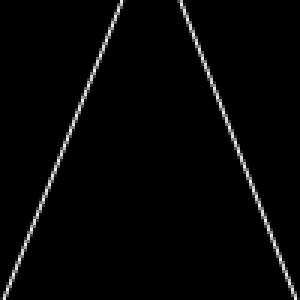
#> input picture Proyectos/AutoPylot/Road1/road0.png, 100 x 100 px, found by its file name (shown 3 times larger)
$ python autopylot.py
#> lines starting #> are read from the running program, lines starting #| are printed output that depends on the picture
### Proyectos/Final/Regresiones.py
# Practica Regesion Lineal
# Mario Valverde

from sympy import symbols, lambdify
import pandas as pd
import matplotlib.pyplot as plt
import numpy as np

X = symbols('x')


class NumMethods:

    def __init__(self, Xs, Ys):
        self.puntosX = Xs
        self.puntosY = Ys

    # [30 lines left out: functions linear, grafica, not called in this run]

    def polinomial(self, deg):
        x = self.puntosX
        y = self.puntosY

        deg += 1

        n = len(x)

        x_sums = [n]
        xy_sums = [sum(y)]

        for i in range(deg*deg):
            x_sums.append(sum([j**(i+1) for j in x]))

        for i in range(deg):
            xy_sums.append(sum([y[j]*x[j]**(i+1) for j in range(n)]))

        matrix = np.zeros((deg, deg))

        matrixY = np.zeros((deg, 1))

        for row in range(deg):
            for col in range(deg):
                matrix[row][col] = x_sums[col+row]

            matrixY[row] = xy_sums[row]

        coeficientes = np.linalg.solve(matrix, matrixY).tolist()

        expr = 0

        for i in range(len(coeficientes)):
            ai = coeficientes[i][0]
            expr += ai*X**i

        print('\n\n', expr)

        self.expr = expr
        return expr

    # [37 lines left out: functions error, main, not called in this run]

# [10 lines of commented-out code are left out]


# [2 lines that do not run on import are left out]

### Proyectos/Final/autopylot.py
import matplotlib.image as mpimg
import matplotlib.pyplot as plt
import numpy as np
from sympy.utilities.lambdify import lambdify
from Regresiones import NumMethods
from sympy import symbols
from pprint import pprint
x = symbols('x')


class Autopylot:

    def pylot(self):
        img_num = 0
        # rango de datos que servirá para las gráficas
        a = np.arange(20, 80, 1)
        # listas con trayectoria y control total
        total_tray = []
        total_control = []

        while True:
            try:  # lectura de la imagen
                img = mpimg.imread(f'road{img_num}.png')
            except:
                print("FIN DEL CAMINO")
                break

            n = len(img)  # pixeles de la imagen (debe ser cuadrada)

            # identificación de los puntos de los bordes del camino
            # y transformación en horizontal
            Xs = []
            Ys = []
            matriz = np.zeros((n, n))
            for row in range(99, -1, -1):
                for col in range(99, -1, -1):
                    if img[row][col][0] > 0:
                        matriz[row][col] = 1
                        print(row, col)
                        Xs.append(100-row)
                        Ys.append(100-col)

            # separamos los bordes del camino en conjuntos de puntos diferentes
            X1, Y1, X2, Y2 = self.split_lines(Xs, Ys)

            # interpolaciones
            NM1 = NumMethods(X1, Y1)
            pol1 = NM1.polinomial(2)  # 2 por 2o grado
            NM2 = NumMethods(X2, Y2)
            pol2 = NM2.polinomial(2)

            # la trayectoria es el promedio de ambos puntos: aprox la mitad
            trayectoria = (pol1+pol2)/2

            # el control en este intervalo es su derivada
            control = trayectoria.diff(x)

            # evaluamos las posiciones para ver donde se encontrará el auto
            f_tray = lambdify(x, trayectoria, 'numpy')
            f_pol1 = lambdify(x, pol1, 'numpy')
            f_pol2 = lambdify(x, pol2, 'numpy')
            f_control = lambdify(x, control, 'numpy')

            b_tray = f_tray(a).tolist()
            b_pol1 = f_pol1(a)
            b_pol2 = f_pol2(a)
            b_control = f_control(a).tolist()

            # creamos la gráfica
            plt.scatter(Xs, Ys)
            plt.plot(a, b_tray, color='r')
            plt.plot(a, b_pol1, color='b')
            plt.plot(a, b_pol2, color='b')
            plt.title(f'Trayectoria intervalo {img_num}')
            plt.show()

            # grafica del control
            plt.plot(a, b_control)
            plt.title(f'Control intervalo {img_num}')
            plt.show()

            # agregamos el trayecto al total
            for i in range(len(b_tray)):
                total_tray.append(b_tray[i])
                total_control.append(b_control[i])

            # imprimimos los valores del trayecto
            print('\nTrayectoria predicha en el intervalo:')
            pprint(b_tray)

            print('\nControl en el intervalo:')
            pprint(b_control)

            # pasamos a la siguientes imagen
            img_num += 1

        # Graficamos la trayectoria y control total
        c = list(range(len(total_tray)))
        plt.scatter(c, total_tray)
        plt.plot(c, total_tray)
        plt.title('Trayectoria')
        plt.show()

        plt.scatter(c, total_control)
        plt.plot(c, total_control)
        plt.title('Control')
        plt.show()

        print('\nLa trayectoria total fue:')
        pprint(total_tray)
        print('\nEl control total fue:')
        pprint(total_control)

    def split_lines(self, Xs, Ys):
        dist = 20  # distancia entre puntos
        # definición de listas para caminos separados
        Xs1 = []
        Ys1 = []

        Xs2 = [Xs[0]]
        Ys2 = [Ys[0]]

        # encontrar puntos iniciales del segundo borde
        for i in range(1, len(Xs)):
            if not(abs(Xs2[-1] - Xs[i]) <= dist and abs(Ys2[-1] - Ys[i]) <= dist):
                Xs1.append(Xs[i])
                Ys1.append(Ys[i])
                break

        # separamos los bordes en listas diferentes
        for i in range(1, len(Xs)):
            if abs(Xs2[-1] - Xs[i]) <= dist and abs(Ys2[-1] - Ys[i]) <= dist:
                Xs2.append(Xs[i])
                Ys2.append(Ys[i])
            else:
                Xs1.append(Xs[i])
                Ys1.append(Ys[i])

        return Xs1, Ys1, Xs2, Ys2


def main():
    Pylot = Autopylot()
    Pylot.pylot()
#> in pylot, img is the input picture: shape (100, 100, 4) float32; mean R, G, B, A 0.0215, 0.0215, 0.0215, 1
#> in pylot, `n = len(img)`: n = 100
#> in pylot, `plt.show()`:
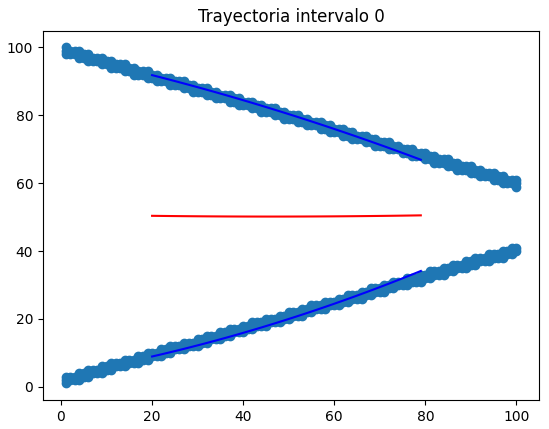
#> figure drawn by matplotlib, 1 panel; curve peaks at x = 79, y = 50.51; curve peaks at x = 20, y = 91.83; curve peaks at x = 79, y = 34.12
#> in pylot, `plt.show()`:
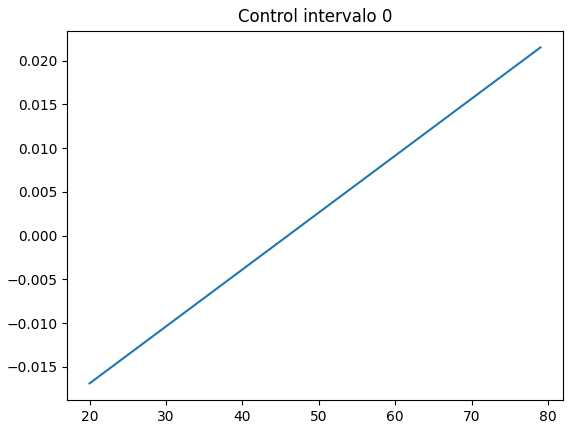
#> figure drawn by matplotlib, 1 panel; curve peaks at x = 79, y = 0.0215
#> in pylot, `c = list(range(len(total_tray)))`: c = 60 values from 0 to 59
#> in pylot, `plt.show()`:
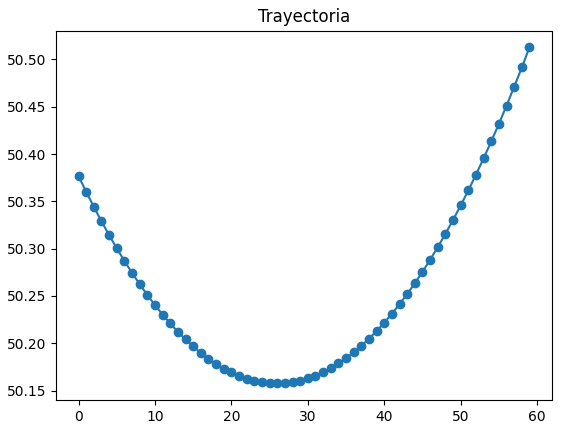
#> figure drawn by matplotlib, 1 panel; curve peaks at x = 59, y = 50.51
#> in pylot, `plt.show()`:
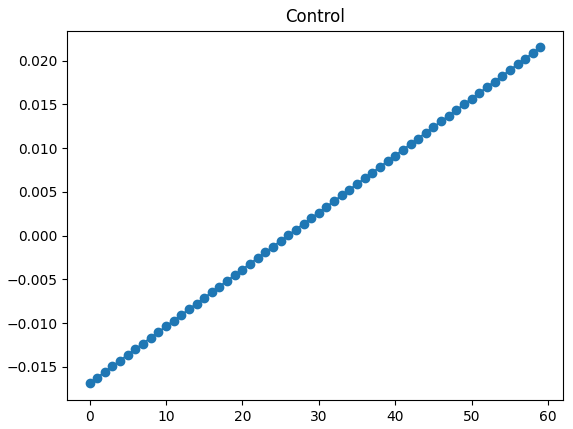
#> figure drawn by matplotlib, 1 panel; curve peaks at x = 59, y = 0.0215


if __name__ == '__main__':
    main()
